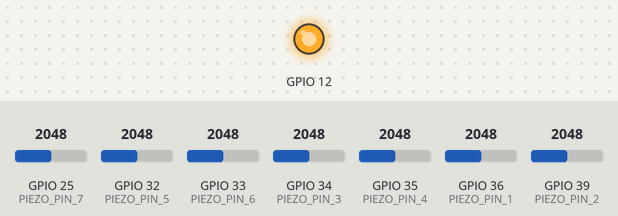
This sketch was run on a simulated ESP32. On the bench: output pins drawn as LEDs (lit = HIGH). Inputs (shaded band) come from the test bench; at power-on: GPIO 25 (PIEZO_PIN_7) = 2048, GPIO 32 (PIEZO_PIN_5) = 2048, GPIO 33 (PIEZO_PIN_6) = 2048, GPIO 34 (PIEZO_PIN_3) = 2048, GPIO 35 (PIEZO_PIN_4) = 2048, GPIO 36 (PIEZO_PIN_1) = 2048, GPIO 39 (PIEZO_PIN_2) = 2048. What the sketch prints to the serial monitor is not drawn.

Above: at 7.8 s.
Timing chart, 0 to 20.4 s (numbered marks = the images above):
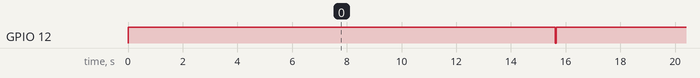

Measured:
- by itself, GPIO 12: alternates HIGH for 15.7 s and LOW for 0.03 s

The sketch:

peizo_sig.ino
```cpp
#define PIN 26


#define PIEZO_PIN_1 36
#define PIEZO_PIN_2 39
#define PIEZO_PIN_3 34
#define PIEZO_PIN_4 35
#define PIEZO_PIN_5 32
#define PIEZO_PIN_6 33
#define PIEZO_PIN_7 25
int Nuberthing = 1520;
int timer;
bool sentTrigger = false;
bool trigger = false;

void setup() {
  Serial.begin(9600);
  pinMode(12, OUTPUT);

}

void loop() {
  // Read the analog values from the piezo buzzers
  int sensorValue1 = analogRead(PIEZO_PIN_1);
  int sensorValue2 = analogRead(PIEZO_PIN_2);
  int sensorValue3 = analogRead(PIEZO_PIN_3);
  int sensorValue4 = analogRead(PIEZO_PIN_4);
  int sensorValue5 = analogRead(PIEZO_PIN_5);
  int sensorValue6 = analogRead(PIEZO_PIN_6);
  int sensorValue7 = analogRead(PIEZO_PIN_7);

  // Print the sensor values to the serial monitor
  Serial.print("Sensor 1: ");
  Serial.println(sensorValue1);
  // Serial.println("Sensor 2: ");
  // Serial.print(sensorValue2);
  // Serial.println("Sensor 3: ");
  // Serial.print(sensorValue3);
  // Serial.println("Sensor 4: ");
  // Serial.print(sensorValue4);
  // Serial.println("Sensor 5: ");
  // Serial.print(sensorValue5);
  // Serial.println("Sensor 6: ");
  // Serial.print(sensorValue6);
  // Serial.println("Sensor 7: ");
  // Serial.print(sensorValue7);
timer++;

if(sensorValue1 > Nuberthing || sensorValue2 > Nuberthing || sensorValue3 > Nuberthing || sensorValue4 > Nuberthing || sensorValue5 > Nuberthing || sensorValue6 > Nuberthing || sensorValue7 > Nuberthing){
  if(!sentTrigger){
    timer = 0;
    //Serial.println("sending trigger");
    trigger = true;
    sentTrigger = true;
  }
}
if(timer > 500){
  trigger = false;
  Serial.println("ending trigger");
  sentTrigger = false;
}
if(trigger){
  Serial.println("sending high");
  digitalWrite(12, HIGH);
}else{
  Serial.println("sending low");
  digitalWrite(12, LOW);
}


 delay(10); // Wait for 1 second before reading again
}
```
